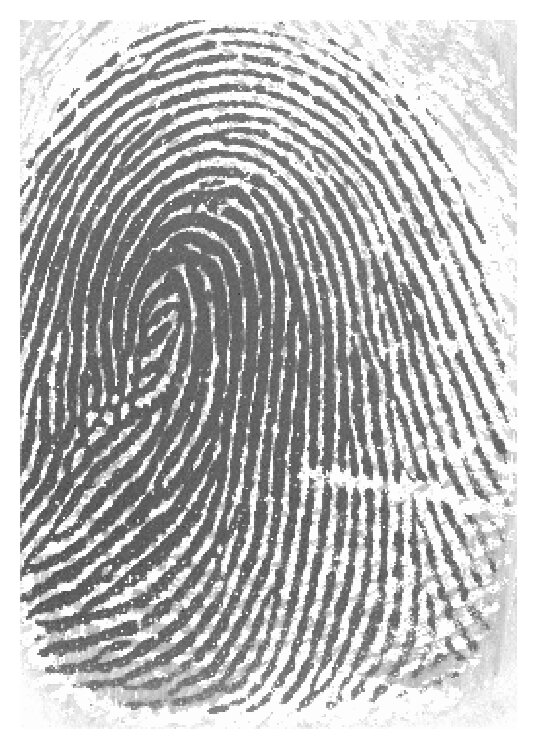
#> input picture abcd.jpg, 538 x 749 px
$ jupyter execute samp.ipynb
#> lines starting #> are read from the running program, lines starting #| are printed output that depends on the picture; after the words box and inside, x2 and y2 are one past the last pixel; in counts of white or black regions, pixels touching at a corner belong together
[cell 1]
import cv2
import numpy as np
from skimage.metrics import structural_similarity as ssim
from sklearn.metrics import jaccard_score

# Load the grayscale fingerprint image
image = cv2.imread('abcd.jpg', cv2.IMREAD_GRAYSCALE)
#> image is the input picture: shape (749, 538); min 44, max 255, mean 186.9
if image is None:
    raise FileNotFoundError("Error: 'abcd.jpg' not found.")

# Convert to binary
_, binary = cv2.threshold(image, 127, 255, cv2.THRESH_BINARY)
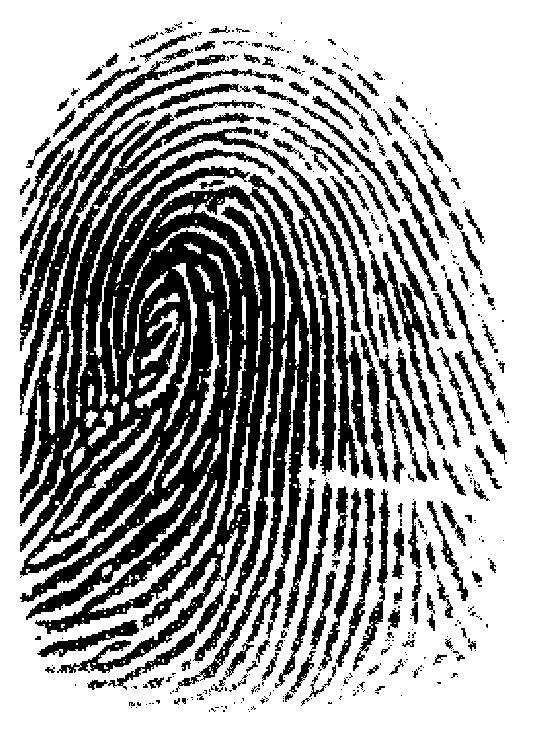
#> binary: shape (749, 538); 65.6% white; 471 black regions (317 under 20 px), largest, box (x1, y1, x2, y2) and area: (20, 69, 373, 692) 100974, (369, 250, 445, 450) 2528, (26, 49, 195, 205) 1739

# Define kernel for morphological operations
kernel = np.ones((3, 3), np.uint8)

# Apply morphological operations
operations = {
    "Eroded": cv2.erode(binary, kernel, iterations=1),
    "Dilated": cv2.dilate(binary, kernel, iterations=1),
    "Opened": cv2.morphologyEx(binary, cv2.MORPH_OPEN, kernel),
    "Closed": cv2.morphologyEx(binary, cv2.MORPH_CLOSE, kernel),
}

# Evaluation function
def evaluate(img, gt):
    result_flat = img.flatten() // 255
    gt_flat = gt.flatten() // 255
    ssim_score = ssim(gt, img)
    iou_score = jaccard_score(gt_flat, result_flat)
    return ssim_score, iou_score

# Evaluate all processed results
scores = {}
for name, img in operations.items():
    ssim_score, iou_score = evaluate(img, binary)
    scores[name] = (ssim_score, iou_score)
    print(f"{name} -> SSIM: {ssim_score:.4f}, IoU: {iou_score:.4f}")
#> this loop made 4 passes
#> (name, ssim_score, iou_score) on passes 1 to 4: ('Eroded', 0.528, 0.789), ('Dilated', 0.533, 0.825), ('Opened', 0.899, 0.962), ('Closed', 0.874, 0.958)
#| Eroded -> SSIM: 0.5279, IoU: 0.7886
#| Dilated -> SSIM: 0.5326, IoU: 0.8250
#| Opened -> SSIM: 0.8986, IoU: 0.9622
#| Closed -> SSIM: 0.8736, IoU: 0.9579
#> after the loop, scores = {'Eroded': (0.528, 0.789), 'Dilated': (0.533, 0.825), 'Opened': (0.899, 0.962), 'Closed': (0.874, 0.958)}

# Identify the best match based on SSIM and IoU
best_name, (best_ssim, best_iou) = max(scores.items(), key=lambda x: (x[1][0], x[1][1]))
#> best_name = 'Opened'; best_ssim = 0.899; best_iou = 0.962
best_img = operations[best_name]
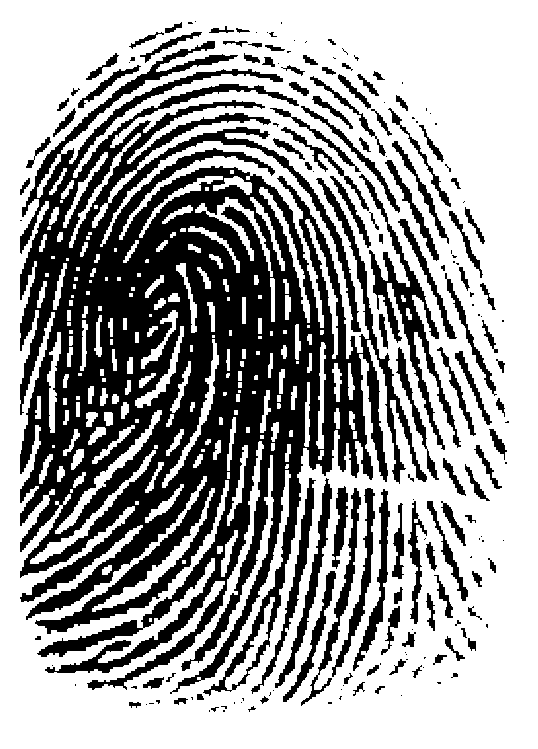
#> best_img: shape (749, 538); 63.1% white; 182 black regions (80 under 20 px), largest, box (x1, y1, x2, y2) and area: (20, 41, 427, 696) 116899, (359, 174, 461, 450) 4105, (275, 478, 332, 688) 1600
print(f"\n✅ Most accurate result: {best_name} (SSIM: {best_ssim:.4f}, IoU: {best_iou:.4f})")
#| ✅ Most accurate result: Opened (SSIM: 0.8986, IoU: 0.9622)

# Annotate the best result with an arrow and text
annotated = cv2.cvtColor(best_img, cv2.COLOR_GRAY2BGR)
arrow_start = (20, 20)
arrow_end = (100, 100)
cv2.arrowedLine(annotated, arrow_start, arrow_end, (0, 0, 255), 2, tipLength=0.3)
cv2.putText(annotated, f"Best: {best_name}", (arrow_end[0] + 10, arrow_end[1]),
            cv2.FONT_HERSHEY_SIMPLEX, 0.6, (0, 0, 255), 2)
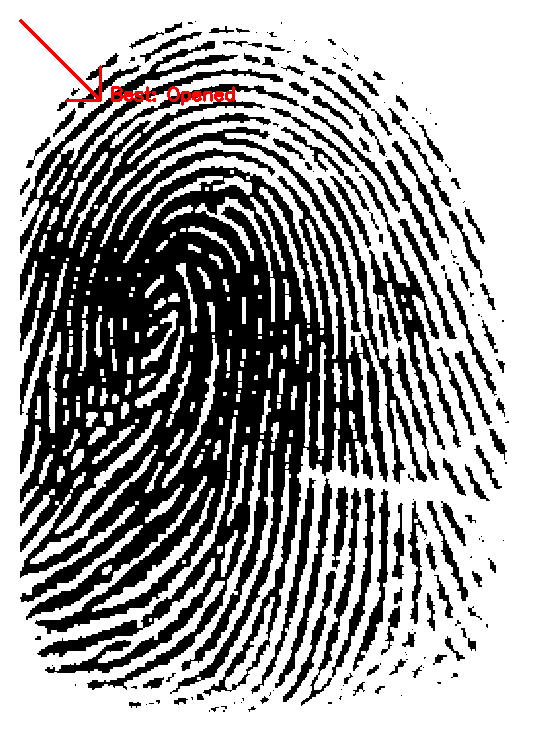
#> annotated: shape (749, 538, 3); mean B, G, R 160.3, 160.3, 161.3

# Display all images
cv2.imshow("Original", image)
cv2.imshow("Binary", binary)
for name, img in operations.items():
    cv2.imshow(name, img)
#> this loop made 4 passes
#> name on passes 1 to 4: 'Eroded', 'Dilated', 'Opened', 'Closed'
#> pass 1, `cv2.imshow(name, img)`:
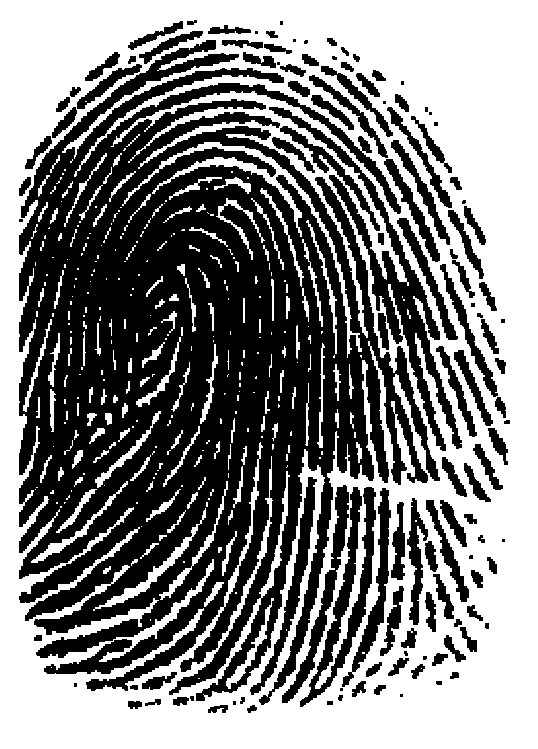
#> window 'Eroded': shape (749, 538); 51.7% white; 123 black regions (24 under 20 px), largest, box (x1, y1, x2, y2) and area: (19, 40, 440, 705) 150135, (269, 107, 462, 451) 7291, (300, 487, 376, 707) 4026
#> pass 2, `cv2.imshow(name, img)`:
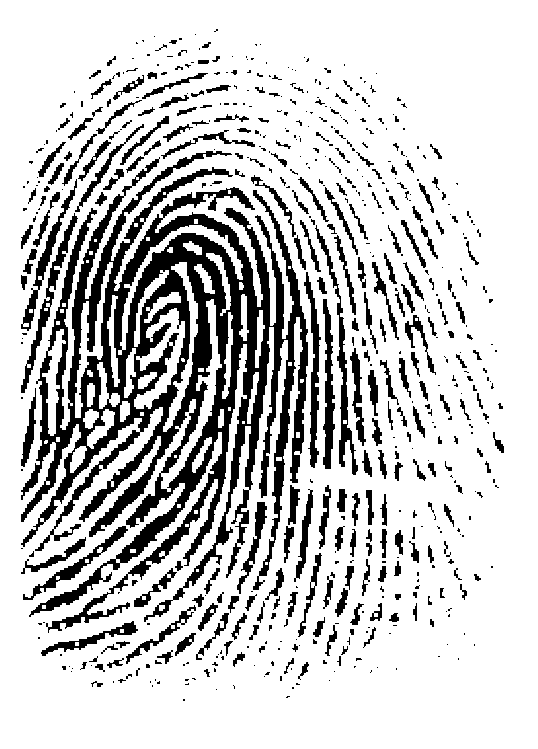
#> window 'Dilated': shape (749, 538); 79.5% white; 589 black regions (350 under 20 px), largest, box (x1, y1, x2, y2) and area: (21, 151, 308, 633) 49971, (315, 225, 358, 475) 1395, (304, 272, 321, 468) 1191
cv2.imshow("Best Annotated", annotated)

cv2.waitKey(0)
cv2.destroyAllWindows()

$ run again, with f1.jpeg copied over abcd.jpg
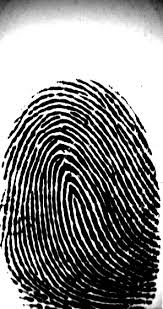
#> input picture f1.jpeg, 163 x 309 px
#> image is the input picture: shape (309, 163); min 0, max 255, mean 135.5
#> `_, binary = cv2.threshold(image, 127, 255, cv2.THRESH_BINARY)`:
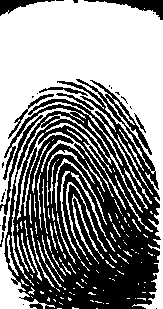
#> binary: shape (309, 163); 54% white; 26 black regions (16 under 20 px), largest, box (x1, y1, x2, y2) and area: (3, 79, 161, 309) 21305, (84, 0, 163, 20) 503, (0, 115, 43, 215) 364
#> the loop `for name, img in operations.items():` made 4 passes
#> name on passes 1 to 4: 'Eroded', 'Dilated', 'Opened', 'Closed'
#> (printed output is left out)
#> after the loop `for name, img in operations.items():`: scores = {'Eroded': (0.362, 0.655), 'Dilated': (0.461, 0.677), 'Opened': (0.485, 0.747), 'Closed': (0.896, 0.93)}
#> best_name = 'Closed'; best_ssim = 0.896; best_iou = 0.93
#> best_img: shape (309, 163); 58.1% white; 86 black regions (40 under 20 px), largest, box (x1, y1, x2, y2) and area: (11, 135, 160, 309) 15987, (105, 0, 163, 20) 458, (0, 0, 45, 15) 322
#| ✅ Most accurate result: Closed (SSIM: 0.8965, IoU: 0.9299)
#> the loop `for name, img in operations.items():` made 4 passes
#> name on passes 1 to 4: 'Eroded', 'Dilated', 'Opened', 'Closed'
#> pass 2, `cv2.imshow(name, img)`:
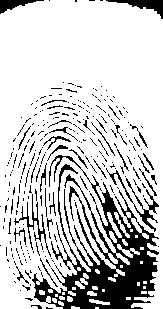
#> window 'Dilated': shape (309, 163); 79.8% white; 271 black regions (234 under 20 px), largest, box (x1, y1, x2, y2) and area: (32, 155, 159, 309) 6538, (106, 168, 159, 232) 423, (106, 0, 163, 19) 375

$ run again, with xyz.jpeg copied over abcd.jpg
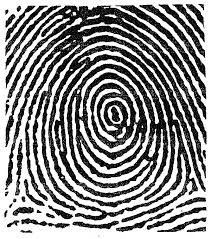
#> input picture xyz.jpeg, 211 x 239 px
#> image is the input picture: shape (239, 211); min 0, max 255, mean 141.2
#> `_, binary = cv2.threshold(image, 127, 255, cv2.THRESH_BINARY)`:
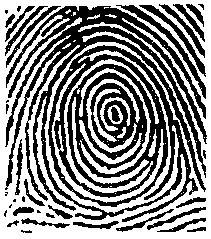
#> binary: shape (239, 211); 53.4% white; 37 black regions (10 under 20 px), largest, box (x1, y1, x2, y2) and area: (5, 6, 207, 222) 18900, (116, 5, 206, 99) 687, (139, 5, 206, 77) 501
#> the loop `for name, img in operations.items():` made 4 passes
#> name on passes 1 to 4: 'Eroded', 'Dilated', 'Opened', 'Closed'
#> (printed output is left out)
#> after the loop `for name, img in operations.items():`: scores = {'Eroded': (0.256, 0.474), 'Dilated': (0.341, 0.653), 'Opened': (0.846, 0.91), 'Closed': (0.908, 0.947)}
#> best_name = 'Closed'; best_ssim = 0.908; best_iou = 0.947
#> best_img: shape (239, 211); 56.4% white; 126 black regions (39 under 20 px), largest, box (x1, y1, x2, y2) and area: (22, 6, 206, 162) 5640, (48, 46, 181, 200) 4068, (67, 73, 147, 188) 2155
#| ✅ Most accurate result: Closed (SSIM: 0.9083, IoU: 0.9468)
#> the loop `for name, img in operations.items():` made 4 passes
#> name on passes 1 to 4: 'Eroded', 'Dilated', 'Opened', 'Closed'
#> pass 2, `cv2.imshow(name, img)`:
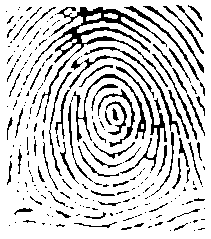
#> window 'Dilated': shape (239, 211); 81.8% white; black in thin lines or dots, all inside (x1, y1, x2, y2) = (6, 5, 205, 231)
